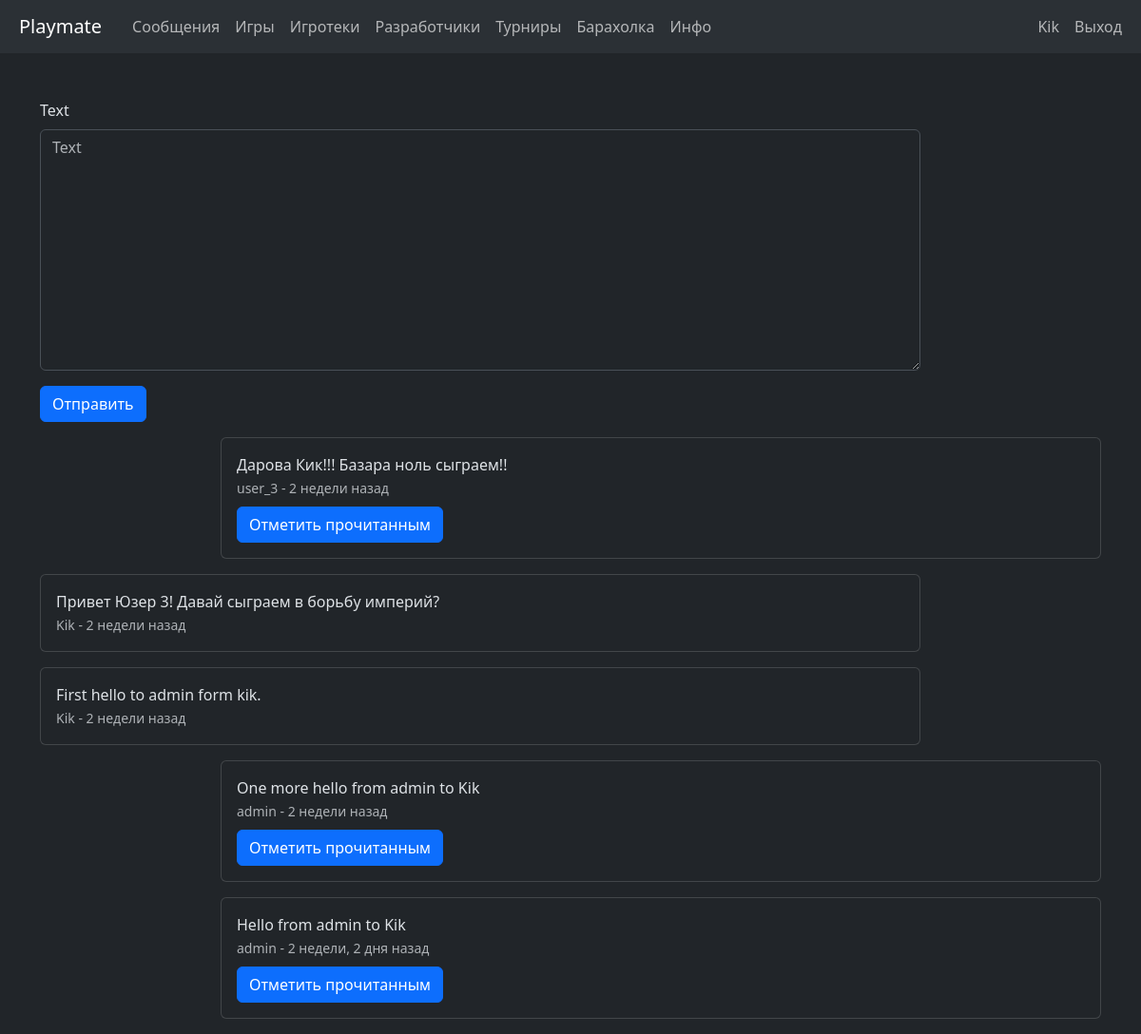
The page /main_app/playmate/5/messages/ (signed in) on the database its author committed.
### main_app/models.py (models this page shows)
class Message(models.Model):
    from_user = models.ForeignKey(User,
                                  on_delete=models.CASCADE,
                                  null=False,
                                  related_name='sent_messages')
    to_user = models.ForeignKey(User,
                                on_delete=models.CASCADE,
                                null=False,
                                related_name='received_messages')
    text = models.TextField(max_length=2000,
                            null=False,
                            blank=False)
    created_at = models.DateTimeField(default=timezone.now)
    read = models.BooleanField(default=False,
                               null=False)
    objects = models.Manager()
    mngr = MessagesManager()
    class Meta:
        verbose_name = "Сообщения"
        verbose_name_plural = "Сообщения"
        ordering = ['-created_at']

### main_app/views.py (the view, shortened to what this page needs)
class MessageCreateView(CreateView):
    model = Message
    fields = ['text']
    template_name = 'main_app/messages.html'
    def get_context_data(self, **kwargs):
        context = super().get_context_data(**kwargs)
        playmate_id = self.kwargs.get('pk')
        user = self.request.user
        message_filters = (Q(from_user__pk=playmate_id) | Q(to_user__pk=playmate_id))
        context['messages'] = Message.mngr.get_my_msgs(user=user).filter(message_filters)
        return context

### main_app/models.py (called while the page is built)
    def get_my_msgs(self, user):
        return self.filter(Q(to_user=user) | Q(from_user=user))

### main_app/templatetags/active_page.py (called while the page is built)
@register.simple_tag
def active_url(request, path_name, *args, **kwargs):
    try:
        url = reverse(path_name, args=args, kwargs=kwargs)
        if url == request.path:
            return 'active'
    except NoReverseMatch:
        pass
    return ''

### templates/main_app/messages.html (shortened to what this page needs)
{% extends 'base.html' %}
{% load django_bootstrap5 %}
{% block content %}
<div class="container-sm mt-5">
    <div class="row mb-3 justify-content-start">
        <div class="col-10">
            <form method="post" class="form">
                {% bootstrap_form form %}
                {% bootstrap_button button_type='submit' content='Отправить' %}
            </form>
        </div>
    </div>
    {% for message in messages %}
        <div class="row mb-3 {% if message.from_user == request.user %}justify-content-start{% else %}justify-content-end{% endif %}">
            <div class="col-10">
                <div class="card">
                    <div class="card-body">
                        <p class="card-text mb-0">{{ message.text }}</p>
                        <small class="text-muted">
                            {{ message.from_user.username }} - {{ message.created_at|timesince }} назад
                        </small>
                        {% if message.to_user == request.user %}
                            {% if message.read == True %}
                                <button class="btn btn-primary" disabled>
                                    Прочитано
                                </button>
                            {% else %}
                            <div class="mt-2">
                                <a href="do-message-read" class="btn btn-primary">
                                Отметить прочитанным
                                </a>
                            </div>
                            {% endif %}
                        {% endif %}
                    </div>
                </div>
            </div>
        </div>
    {% endfor %}
</div>
{% endblock %}

### templates/navigation.html (shortened to what this page needs)
{% load active_page %}
<nav class="navbar navbar-expand-lg bg-body-tertiary">
  <div class="container-fluid">
    <div class="collapse navbar-collapse" id="navbarSupportedContent">
      <ul class="navbar-nav me-auto mb-2 mb-lg-0">
        <li class="nav-item" lang="en">
          <a class="nav-link {% active_url request 'home_page' %} navbar-brand" href="/">Playmate</a>
        </li>
        <li class="nav-item">
          <a class="nav-link {% active_url request 'main:playmates' %}"
             href="{% url 'main:playmates' %}">Сообщения</a>
        </li>
        <li class="nav-item">
          <a class="nav-link {% active_url request 'main:games' %}"
             href="{% url 'main:games' %}">Игры</a>
        </li>
        <li class="nav-item">
          <a class="nav-link {% active_url request 'main:game_anns' %}"
             href="{% url 'main:game_anns' %}">Игротеки</a>
        </li>
        <li class="nav-item">
          <a class="nav-link {% active_url request 'main:test_anns' %}"
             href="{% url 'main:test_anns' %}">Разработчики</a>
        </li>
        <li class="nav-item">
          <a class="nav-link {% active_url request 'main:tournament_anns' %}"
             href="{% url 'main:tournament_anns' %}">Турниры</a>
        </li>
        <li class="nav-item">
          <a class="nav-link {% active_url request 'main:sale_anns' %}"
             href="{% url 'main:sale_anns' %}">Барахолка</a>
        </li>
        <li class="nav-item">
          <a class="nav-link {% active_url request '!!!!!!!!!!!!!!!!!!!!!!!' %}"
             href="#">Инфо</a>
        </li>
      </ul>
      <ul class="navbar-nav ms-auto mb-2 mb-lg-0">
          {% if user.is_authenticated %}
              <li class="nav-item">
                  <a class="nav-link {% active_url request 'accounts:profile' %}"
                     href="{% url 'accounts:profile' %}">
                      {{ user.username }}
                  </a>
              </li>
              <li class="nav-item">
                  <form action="{% url 'logout' %}" method="post">
                      <a class="nav-link" href="#" onclick="parentNode.submit()">Выход</a>
                  </form>
              </li>
          {% endif %}
      </ul>
    </div>
  </div>
</nav>

### rows shown on the page
Message: text "Дарова Кик!!! Базара ноль сыграем!!", from_user.username "user_3", created_at "2 недели", read "Отметить прочитанным"
Message: text "Привет Юзер 3! Давай сыграем в борьбу империй?", from_user.username "Kik", created_at "2 недели"
Message: text "First hello to admin form kik.", from_user.username "Kik", created_at "2 недели"
Message: text "One more hello from admin to Kik", from_user.username "admin", created_at "2 недели", read "Отметить прочитанным"
Message: text "Hello from admin to Kik", from_user.username "admin", created_at "2 недели, 2 дня", read "Отметить прочитанным"

### other values the page prints
{{ user.username }} "Kik"
